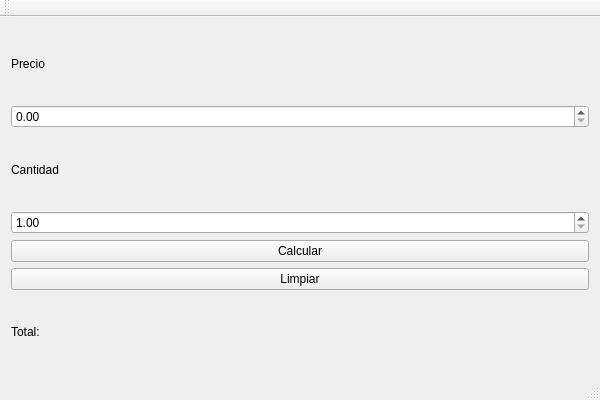
<?xml version="1.0" encoding="UTF-8"?>
<ui version="4.0">
 <class>Lab6Class</class>
 <widget class="QMainWindow" name="Lab6Class">
  <property name="geometry">
   <rect>
    <x>0</x>
    <y>0</y>
    <width>600</width>
    <height>400</height>
   </rect>
  </property>
  <property name="windowTitle">
   <string>Lab6</string>
  </property>
  <widget class="QWidget" name="centralWidget">
   <layout class="QVBoxLayout" name="verticalLayout">
    <item>
     <widget class="QLabel" name="lblPrecio">
      <property name="text">
       <string>Precio</string>
      </property>
     </widget>
    </item>
    <item>
     <widget class="QDoubleSpinBox" name="spnPrecio"/>
    </item>
    <item>
     <widget class="QLabel" name="lblCantidad">
      <property name="text">
       <string>Cantidad</string>
      </property>
     </widget>
    </item>
    <item>
     <widget class="QDoubleSpinBox" name="spnCantidad">
      <property name="decimals">
       <number>2</number>
      </property>
      <property name="minimum">
       <double>1.000000000000000</double>
      </property>
      <property name="maximum">
       <double>1000.000000000000000</double>
      </property>
     </widget>
    </item>
    <item>
     <widget class="QPushButton" name="btnCalcular">
      <property name="text">
       <string>Calcular</string>
      </property>
     </widget>
    </item>
    <item>
     <widget class="QPushButton" name="btnLimpiar">
      <property name="text">
       <string>Limpiar</string>
      </property>
     </widget>
    </item>
    <item>
     <widget class="QLabel" name="lblTotal">
      <property name="text">
       <string>Total:</string>
      </property>
     </widget>
    </item>
   </layout>
  </widget>
  <widget class="QMenuBar" name="menuBar">
   <property name="geometry">
    <rect>
     <x>0</x>
     <y>0</y>
     <width>600</width>
     <height>21</height>
    </rect>
   </property>
  </widget>
  <widget class="QToolBar" name="mainToolBar">
   <attribute name="toolBarArea">
    <enum>TopToolBarArea</enum>
   </attribute>
   <attribute name="toolBarBreak">
    <bool>false</bool>
   </attribute>
  </widget>
  <widget class="QStatusBar" name="statusBar"/>
 </widget>
 <layoutdefault spacing="6" margin="11"/>
 <resources>
  <include location="Lab6.qrc"/>
 </resources>
 <connections/>
</ui>
